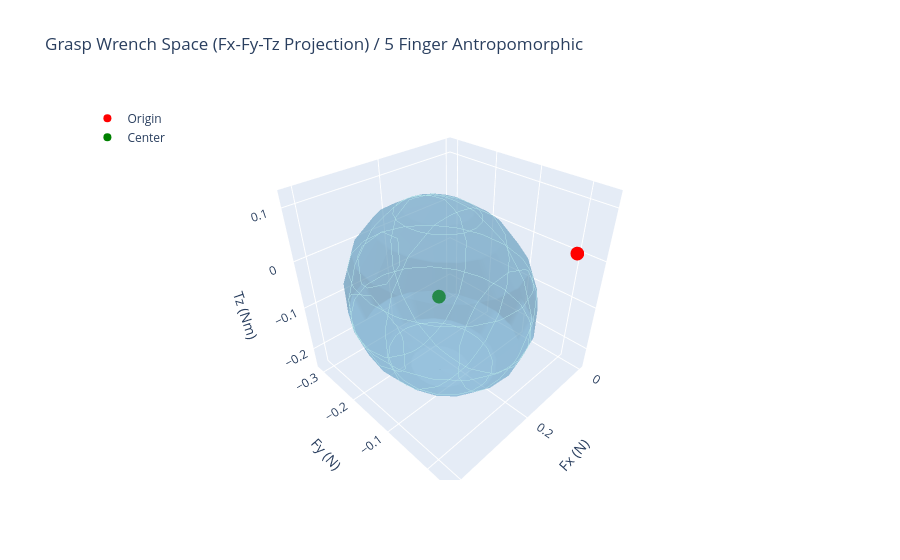

The code cell stored with this chart in its notebook:
### Code cell
#5 Finger Antropomorphic 

# Step 1: Define the gripper and object (3D)
contact1_pos = np.array([1, 1, 0])   # Finger 1 (right face)
contact2_pos = np.array([-1, 1, 0])  # Finger 2 (left face)
contact3_pos = np.array([0, -1, 0])   # Thumb (top face)

contact4_pos = np.array([0, 1, 0]) 
contact5_pos = np.array([-1, 0, 0]) 

mu = 0.5  # Friction coefficient

alpha = np.pi/6
beta = np.pi/2 - alpha
# Step 2: Define wrench basis for each contact
normal1 = np.array([-1 * np.cos(alpha), -1 * np.sin(alpha), 0])  # Right face, inward
normal2 = np.array([1 * np.cos(alpha), -1 * np.cos(alpha), 0]) 
normal3 = np.array([0, 1, 0])  # Top face, inward

normal4 = np.array([0, -1, 0])  # Top face, inward
normal5 = np.array([1, 0, 0])  # Top face, inward


# Contact 1 
tangent1_a = np.array([0, 0, 1])
tangent1_b = np.array([1 * np.cos(beta), -1 * np.sin(beta), 0])

# Contact 2 
tangent2_a = np.array([0, 0, 1])
tangent2_b = np.array([1 * np.cos(beta), 1 * np.sin(beta), 0])

# Contact 3 (Thumb)
tangent3_a = np.array([0, 0, 1])
tangent3_b = np.array([-1, 0, 0])

# Contact 4
tangent4_a = np.array([0, 0, 1])
tangent4_b = np.array([1, 0, 0])
# Contact 5
tangent5_a = np.array([0, 0, 1])
tangent5_b = np.array([0, 1, 0])

f1_n = normal1
f1_t1 = normal1 + mu * tangent1_a
f1_t2 = normal1 + mu * tangent1_b
f2_n = normal2
f2_t1 = normal2 + mu * tangent2_a
f2_t2 = normal2 + mu * tangent2_b
f3_n = normal3
f3_t1 = normal3 + mu * tangent3_a
f3_t2 = normal3 + mu * tangent3_b

f4_n = normal4
f4_t1 = normal4 + mu * tangent4_a
f4_t2 = normal4 + mu * tangent4_b

f5_n = normal5
f5_t1 = normal5 + mu * tangent5_a
f5_t2 = normal5 + mu * tangent5_b

f1_t1 /= np.linalg.norm(f1_t1)
f1_t2 /= np.linalg.norm(f1_t2)
f2_t1 /= np.linalg.norm(f2_t1)
f2_t2 /= np.linalg.norm(f2_t2)
f3_t1 /= np.linalg.norm(f3_t1)
f3_t2 /= np.linalg.norm(f3_t2)
f4_t1 /= np.linalg.norm(f4_t1)
f4_t2 /= np.linalg.norm(f4_t2)
f5_t1 /= np.linalg.norm(f5_t1)
f5_t2 /= np.linalg.norm(f5_t2)

def wrench(pos, force):
    r = pos
    f = force
    torque = np.cross(r, f)
    return np.concatenate([f, torque])

w1_n = wrench(contact1_pos, f1_n)
w1_t1 = wrench(contact1_pos, f1_t1)
w1_t2 = wrench(contact1_pos, f1_t2)
w2_n = wrench(contact2_pos, f2_n)
w2_t1 = wrench(contact2_pos, f2_t1)
w2_t2 = wrench(contact2_pos, f2_t2)
w3_n = wrench(contact3_pos, f3_n)
w3_t1 = wrench(contact3_pos, f3_t1)
w3_t2 = wrench(contact3_pos, f3_t2)

w4_n = wrench(contact4_pos, f4_n)
w4_t1 = wrench(contact4_pos, f4_t1)
w4_t2 = wrench(contact4_pos, f4_t2)
w5_n = wrench(contact5_pos, f5_n)
w5_t1 = wrench(contact5_pos, f5_t1)
w5_t2 = wrench(contact5_pos, f5_t2)



G = np.column_stack([w1_n, w1_t1, w1_t2, w2_n, w2_t1, w2_t2, w3_n, w3_t1, w3_t2, w4_n, w4_t1,w4_t2, w5_n, w5_t1, w5_t2])

G_shape = G.shape[1]

# Step 3: Compute Grasp Wrench Space vertices
vertices = []
for coeffs in np.eye(G_shape):
    vertices.append(G @ coeffs)
for coeffs in [np.ones(G_shape), -np.ones(G_shape)]:
    vertices.append(G @ coeffs)
vertices = np.array(vertices)

try:
    hull = ConvexHull(vertices)
except:
    print("Convex hull computation failed. Using vertices as-is.")
    hull = None

# Step 4: Quality metric - Largest inscribed ball
w = cp.Variable(6)
r = cp.Variable()
f = cp.Variable(G_shape)

constraints = [
    w == G @ f,
    cp.norm(f, 1) <= 1,
    f >= 0
]

if hull:
    for simplex in hull.equations:
        normal, offset = simplex[:-1], simplex[-1]
        constraints.append(cp.sum(normal @ w) + r * cp.norm(normal, 2) <= -offset)

objective = cp.Maximize(r)
problem = cp.Problem(objective, constraints)
problem.solve()

quality = problem.value
print(f"Grasp Quality (Largest Minimum Wrench): {quality:.4f} N or Nm")
print(f"Center of largest inscribed ball: {w.value}")

# Step 5: Interactive 3D Plot with Plotly (Fx, Fy, Tz projection)
fig = go.Figure()

# GWS vertices


# Origin
fig.add_trace(go.Scatter3d(
    x=[0], y=[0], z=[0],
    mode='markers', marker=dict(size=8, color='red'),
    name='Origin'
))

# Center of the ball

fig.add_trace(go.Scatter3d(
    x=[w.value[0]], y=[w.value[1]], z=[w.value[5]],
    mode='markers', marker=dict(size=8, color='green'),
    name='Center'
))


# Quality sphere (parametric)
u, v = np.mgrid[0:2*np.pi:20j, 0:np.pi:10j]
x = quality * np.cos(u) * np.sin(v) + w.value[0]
y = quality * np.sin(u) * np.sin(v) + w.value[1]
z = quality * np.cos(v) + w.value[5]
fig.add_trace(go.Surface(
    x=x, y=y, z=z,
    opacity=0.4,  # Slightly more visible but still see-through
    colorscale='Blues',
    showscale=False,
    name=f'Largest Minimum Wrench ({quality:.4f} N or Nm)',
    surfacecolor=np.ones_like(x),  # Uniform red
    contours=dict(
        x=dict(show=True, color='powderblue', width=1),
        y=dict(show=True, color='powderblue', width=1),
        z=dict(show=True, color='powderblue', width=1)
    )  # Add wireframe-like contours
))

# Layout
fig.update_layout(
    title='Grasp Wrench Space (Fx-Fy-Tz Projection) / 5 Finger Antropomorphic',
    scene=dict(
        xaxis_title='Fx (N)',
        yaxis_title='Fy (N)',
        zaxis_title='Tz (Nm)',
        aspectmode='cube'
    ),
    legend=dict(yanchor="top", y=0.99, xanchor="left", x=0.01)
)

fig.show()

### Figure 1 — Plotly figure (JSON) as saved in the notebook; plotly's stock layout.template omitted (floating-point values rounded to 4 significant figures; data arrays with more than 128 entries replaced by an {"elided": "..."} marker saying what was removed)
{"data": [{"marker": {"color": "red", "size": 8}, "mode": "markers", "name": "Origin", "type": "scatter3d", "x": [0], "y": [0], "z": [0]}, {"marker": {"color": "green", "size": 8}, "mode": "markers", "name": "Center", "type": "scatter3d", "x": [0.2397], "y": [-0.136], "z": [-0.05918]}, {"colorscale": [[0, "rgb(247,251,255)"], [0.125, "rgb(222,235,247)"], [0.25, "rgb(198,219,239)"], [0.375, "rgb(158,202,225)"], [0.5, "rgb(107,174,214)"], [0.625, "rgb(66,146,198)"], [0.75, "rgb(33,113,181)"], [0.875, "rgb(8,81,156)"], [1, "rgb(8,48,107)"]], "contours": {"x": {"color": "powderblue", "show": true, "width": 1}, "y": {"color": "powderblue", "show": true, "width": 1}, "z": {"color": "powderblue", "show": true, "width": 1}}, "name": "Largest Minimum Wrench (0.1779 N or Nm)", "opacity": 0.4, "showscale": false, "surfacecolor": {"elided": "20x10 int values"}, "type": "surface", "x": {"elided": "20x10 float values"}, "y": {"elided": "20x10 float values"}, "z": {"elided": "20x10 float values"}}], "layout": {"legend": {"x": 0.01, "xanchor": "left", "y": 0.99, "yanchor": "top"}, "scene": {"aspectmode": "cube", "xaxis": {"title": {"text": "Fx (N)"}}, "yaxis": {"title": {"text": "Fy (N)"}}, "zaxis": {"title": {"text": "Tz (Nm)"}}}, "title": {"text": "Grasp Wrench Space (Fx-Fy-Tz Projection) / 5 Finger Antropomorphic"}}}
